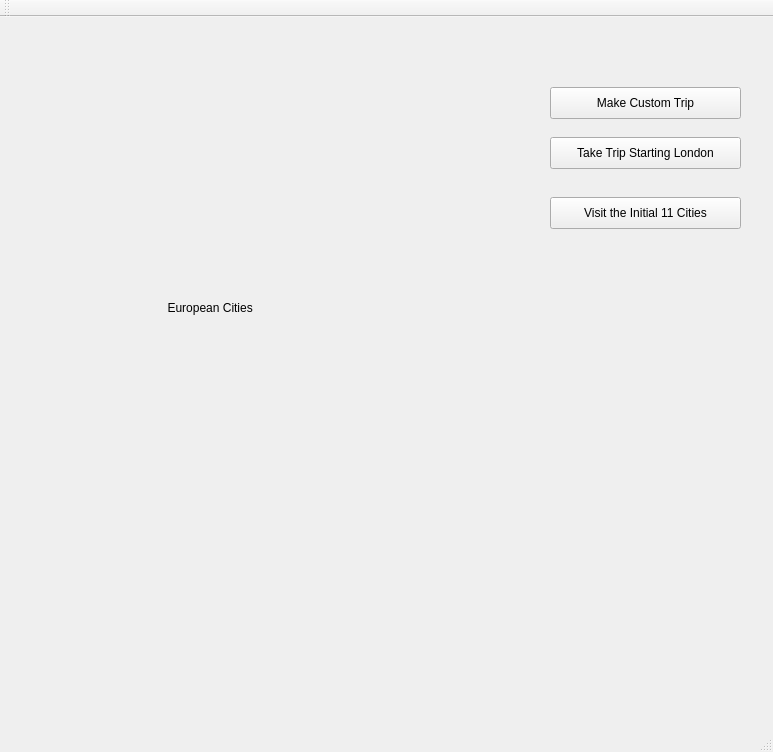
<?xml version="1.0" encoding="UTF-8"?>
<ui version="4.0">
 <class>TravelersMainWindow</class>
 <widget class="QMainWindow" name="TravelersMainWindow">
  <property name="geometry">
   <rect>
    <x>0</x>
    <y>0</y>
    <width>773</width>
    <height>752</height>
   </rect>
  </property>
  <property name="windowTitle">
   <string>TravelersMainWindow</string>
  </property>
  <property name="styleSheet">
   <string notr="true"/>
  </property>
  <widget class="QWidget" name="centralWidget">
   <widget class="QStackedWidget" name="stackedWidget">
    <property name="geometry">
     <rect>
      <x>10</x>
      <y>10</y>
      <width>451</width>
      <height>571</height>
     </rect>
    </property>
    <property name="styleSheet">
     <string notr="true">QPushButton { 
color: blue; 
 padding-top: 5px;
 padding-right: 5px;
 padding-bottom: 5px;
 padding-left: 5px;
border: 2px solid #8f8f91;
border-radius: 6px;
 background-color: qlineargradient(x1: 0, y1: 0, x2: 0, y2: 1,
                                      stop: 0 #f6f7fa, stop: 1 #dadbde);
min-width: 80px;

}


 </string>
    </property>
    <property name="currentIndex">
     <number>0</number>
    </property>
    <widget class="QWidget" name="page">
     <widget class="QWidget" name="layoutWidget">
      <property name="geometry">
       <rect>
        <x>40</x>
        <y>10</y>
        <width>361</width>
        <height>541</height>
       </rect>
      </property>
      <layout class="QVBoxLayout" name="verticalLayout_2">
       <item>
        <widget class="QLabel" name="label_2">
         <property name="styleSheet">
          <string notr="true">text: center;
</string>
         </property>
         <property name="text">
          <string>                                European Cities </string>
         </property>
        </widget>
       </item>
       <item>
        <layout class="QGridLayout" name="gridLayout_cities"/>
       </item>
      </layout>
     </widget>
    </widget>
    <widget class="QWidget" name="page_2">
     <widget class="QWidget" name="layoutWidget">
      <property name="geometry">
       <rect>
        <x>30</x>
        <y>10</y>
        <width>341</width>
        <height>311</height>
       </rect>
      </property>
      <layout class="QVBoxLayout" name="verticalLayout">
       <item>
        <layout class="QHBoxLayout" name="horizontalLayout">
         <item>
          <layout class="QVBoxLayout" name="verticalLayout_3">
           <item>
            <layout class="QHBoxLayout" name="horizontalLayout_3">
             <item>
              <widget class="QLabel" name="label">
               <property name="text">
                <string>Distance From Berlin: </string>
               </property>
              </widget>
             </item>
             <item>
              <widget class="QLabel" name="distanceLabel">
               <property name="text">
                <string>TextLabel</string>
               </property>
              </widget>
             </item>
            </layout>
           </item>
           <item>
            <layout class="QHBoxLayout" name="horizontalLayout_2">
             <item>
              <widget class="QLabel" name="label_3">
               <property name="text">
                <string>Traditional Food Items from: </string>
               </property>
              </widget>
             </item>
             <item>
              <widget class="QLabel" name="cityLabel">
               <property name="text">
                <string>TextLabel</string>
               </property>
              </widget>
             </item>
            </layout>
           </item>
          </layout>
         </item>
        </layout>
       </item>
       <item>
        <layout class="QGridLayout" name="gridLayout_items"/>
       </item>
      </layout>
     </widget>
     <widget class="QPushButton" name="pb_back">
      <property name="geometry">
       <rect>
        <x>20</x>
        <y>390</y>
        <width>114</width>
        <height>32</height>
       </rect>
      </property>
      <property name="text">
       <string>Back </string>
      </property>
     </widget>
     <widget class="QPushButton" name="pb_NextCity">
      <property name="geometry">
       <rect>
        <x>160</x>
        <y>390</y>
        <width>114</width>
        <height>32</height>
       </rect>
      </property>
      <property name="text">
       <string>Next City </string>
      </property>
     </widget>
    </widget>
   </widget>
   <widget class="QPushButton" name="pushButton_2">
    <property name="geometry">
     <rect>
      <x>550</x>
      <y>120</y>
      <width>191</width>
      <height>32</height>
     </rect>
    </property>
    <property name="text">
     <string>Take Trip Starting London</string>
    </property>
   </widget>
   <widget class="QPushButton" name="pushButton_3">
    <property name="geometry">
     <rect>
      <x>550</x>
      <y>180</y>
      <width>191</width>
      <height>32</height>
     </rect>
    </property>
    <property name="text">
     <string>Visit the Initial 11 Cities</string>
    </property>
   </widget>
   <widget class="QPushButton" name="pushButton_4">
    <property name="geometry">
     <rect>
      <x>550</x>
      <y>70</y>
      <width>191</width>
      <height>32</height>
     </rect>
    </property>
    <property name="text">
     <string>Make Custom Trip</string>
    </property>
   </widget>
  </widget>
  <widget class="QMenuBar" name="menuBar">
   <property name="geometry">
    <rect>
     <x>0</x>
     <y>0</y>
     <width>773</width>
     <height>22</height>
    </rect>
   </property>
  </widget>
  <widget class="QToolBar" name="mainToolBar">
   <attribute name="toolBarArea">
    <enum>TopToolBarArea</enum>
   </attribute>
   <attribute name="toolBarBreak">
    <bool>false</bool>
   </attribute>
  </widget>
  <widget class="QStatusBar" name="statusBar"/>
 </widget>
 <layoutdefault spacing="6" margin="11"/>
 <resources/>
 <connections/>
</ui>
